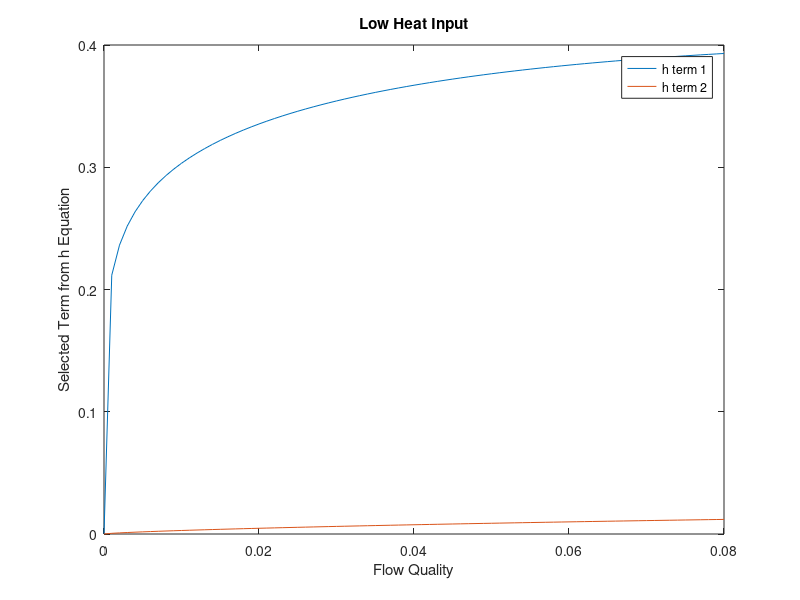
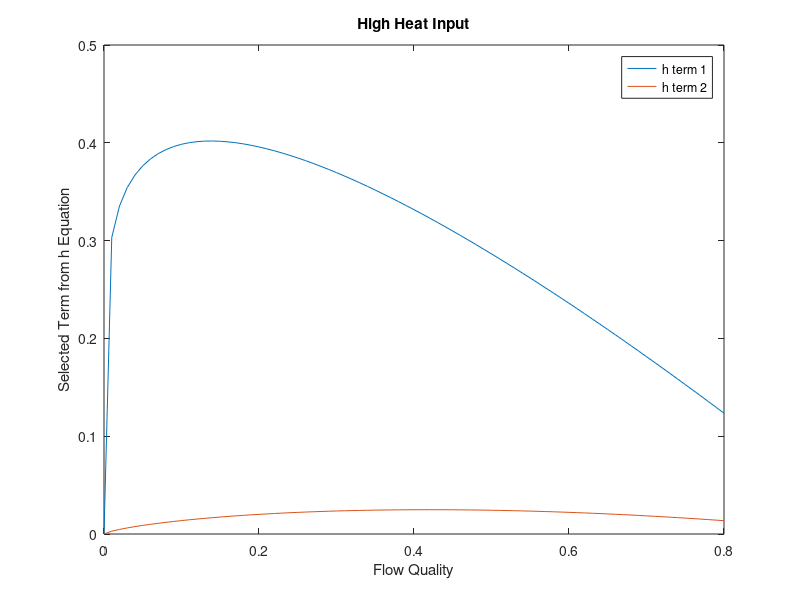

MATLAB code for these plots, in order:
clc;clear

x_low = 0:0.001:0.08;
x_high = 0:0.01:0.8;

term1_low = x_low.^(0.16).*(1-x_low).*(0.64);
term2_low = x_low.^(0.72).*(1-x_low).*(0.08);

term1_high = x_high.^(0.16).*(1-x_high).*(0.64);
term2_high = x_high.^(0.72).*(1-x_high).*(0.08);

figure;
plot(x_low, term1_low);
hold on;
plot(x_low, term2_low);
title('Low Heat Input');
xlabel('Flow Quality');
ylabel('Selected Term from h Equation');
legend('h term 1', 'h term 2');

figure;
plot(x_high, term1_high);
hold on;
plot(x_high, term2_high);
title('High Heat Input');
xlabel('Flow Quality');
ylabel('Selected Term from h Equation');
legend('h term 1', 'h term 2');